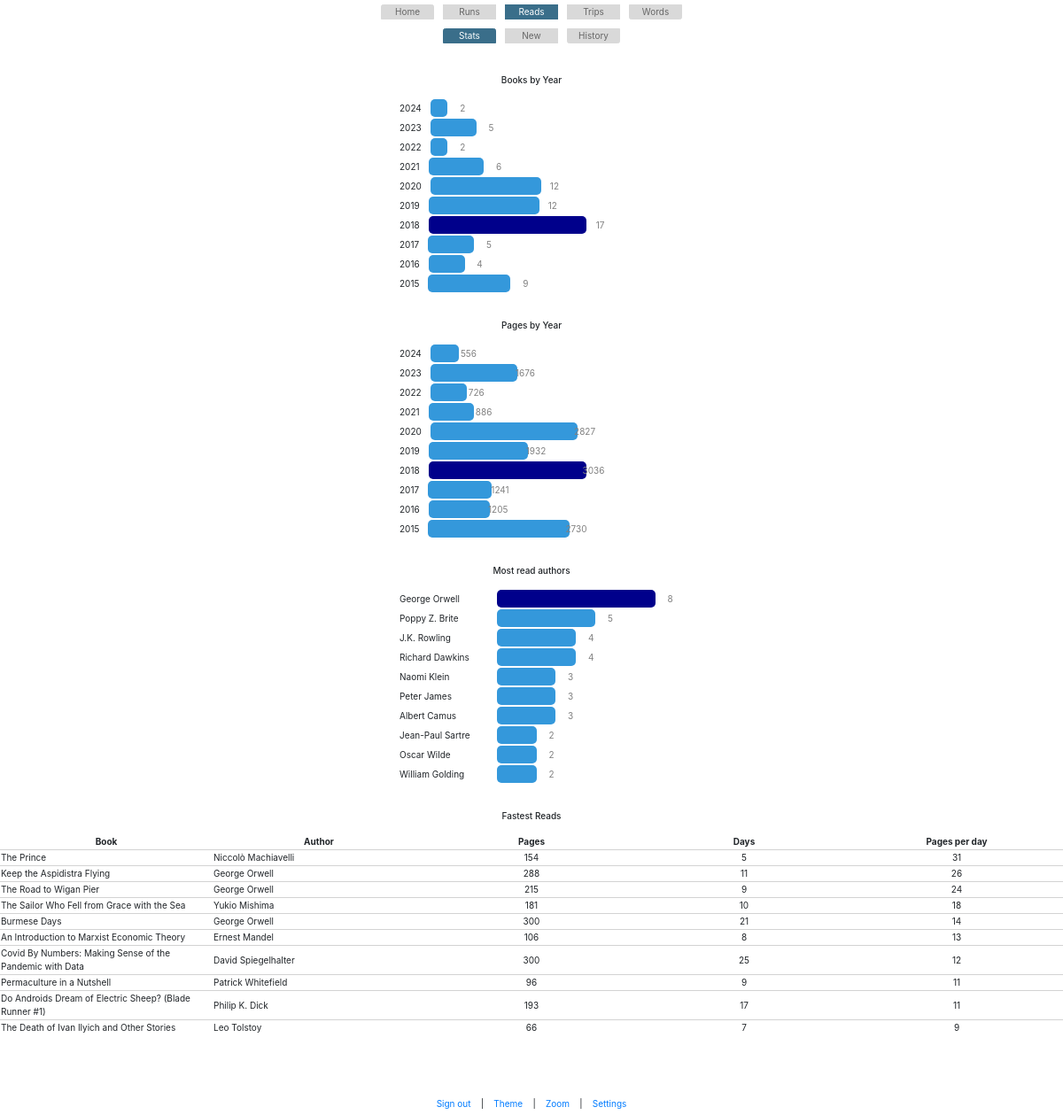
The app's page /reads/stats (signed in), older data.
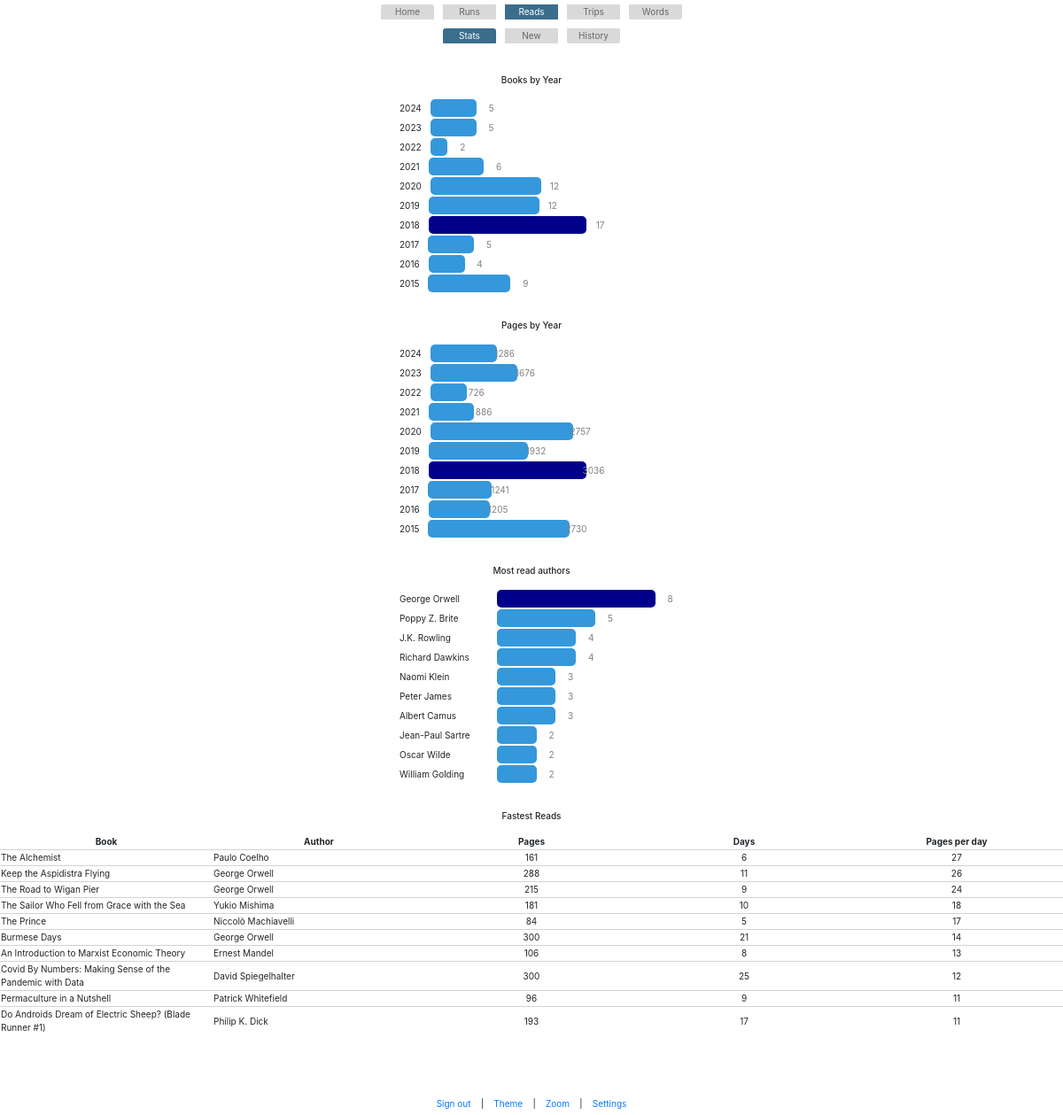
The same page, newer data.
### app.py (models this page shows)
class Books(db.Model):
    id = db.Column(db.Integer, primary_key=True)
    date_started = db.Column(db.String(20))
    date_ended = db.Column(db.String(20))
    title = db.Column(db.String(50))
    author = db.Column(db.String(50))
    pages = db.Column(db.Integer)
    category = db.Column(db.String(50))
    subcategory = db.Column(db.String(50))
    country = db.Column(db.String(50))
    my_rating = db.Column(db.Integer)
    publication_year = db.Column(db.Integer)
    date_added = db.Column(db.String(50))

### app.py (the view)
@app.route('/reads/stats', methods=['GET', 'POST'])
@login_required
def reads_stats():
    reads = Books.query.where(Books.subcategory != "manga")
    reads_years_array = [read.date_ended.split('-')[0] for read in reads]
    years_grouped = f.group_and_rank(reads_years_array,"FALSE", 10,"highest")
    pages_array = [read.pages for read in reads]
    pages_per_year = f.group_with_agg(reads_years_array, pages_array, 10, "sum", "whole","highest")
    authors = [read.author for read in reads]
    authors = f.group_and_rank(authors, "TRUE", 10, "highest")
    reads_with_time_difference = []  # List to store reads along with their time differences
    pages_per_day = []  # List to store reads along with their time differences
    for read in reads:
        time_difference = f.difference_in_dates(read.date_started, read.date_ended)
        if time_difference is not None:
            pages_per_day = int(round(read.pages / time_difference, 0))
            reads_with_time_difference.append((read, time_difference, pages_per_day))
    reads_with_time_difference.sort(key=lambda x: x[2], reverse=True)  # Sort based on pages_per_day
    sorted_reads = [(read, time_difference, pages_per_day) for read, time_difference, pages_per_day in reads_with_time_difference]
    top_10_fastest_reads = sorted_reads[:10]
    fastest_reads = [read for read in top_10_fastest_reads]
    return render_template('reads_stats.html', years_grouped=years_grouped, pages_per_year=pages_per_year,authors=authors,fastest_reads=fastest_reads)

### app.py (called while the page is built)
@login_manager.user_loader
def load_user(user_id):
    return User.query.get(int(user_id))

@app.before_request
def before_request():
    if not current_user.is_authenticated and request.endpoint not in ['login', 'static']:
        return redirect(url_for('login'))

### functions.py (called while the page is built)
def group_and_rank(categories, sort_by_count, top_number, highlight="highest"):
    category_counts = {}
    for category in categories:
        if category in category_counts:
            category_counts[category] += 1
        else:
            category_counts[category] = 1
    if sort_by_count == "TRUE":
        aggregated_array = sorted(list(category_counts.items()), key=lambda item: item[1], reverse=True)[:top_number]
    elif sort_by_count == "FALSE":
        aggregated_array = list(category_counts.items())
        aggregated_array = sorted(aggregated_array, key=lambda item: item[0], reverse=True)[:top_number]
    ranked_array = create_weights(aggregated_array, highlight)
    return ranked_array

def create_weights(data, highlight):
    max_val = max(val[1] for val in data)
    min_val = min(val[1] for val in data)
    weighted_data = []
    category = ""
    scale = 0.6
    for row in data:
        proportion = int((row[1]/max_val)*100)*scale
        if proportion == 100*scale:
            if highlight == "highest":
                category = "bar_High"
            else:
                category = "bar_Med"
        elif row[1] == min_val:
            if highlight == "lowest":
                category = "bar_High"
            else:
                category = "bar_Med"
        else:
             category = "bar_Med"
        weighted_row = [row[0], row[1], proportion, category]  # Include both original and proportion
        weighted_data.append(weighted_row)
    return weighted_data

def difference_in_dates(start_date, end_date):
    if len(start_date) != 10 or len(end_date) != 10:
         return None  # Return None if either start_date or end_date is missing
    start_datetime = datetime.strptime(start_date, '%Y-%m-%d')  # Convert start date string to datetime
    end_datetime = datetime.strptime(end_date, '%Y-%m-%d')  # Convert end date string to datetime
    time_difference = end_datetime - start_datetime  # Calculate time difference
    if time_difference.days > 0:
        print(start_date," ", end_date, " (" , time_difference.days, ")")
        return time_difference.days + 1  # Return time difference in days

### templates/reads_stats.html (shortened to what this page needs)
{% extends 'base.html' %}
{% block content %}
{% include 'base_reads.html' %}
<br/><br/>
<h6 class="center">Books by Year</h6>
<br/>
<div class="center">
    <div class="chart center">
    {% for year_books in years_grouped %}
        <div class="bar-container">
            <div class="small-label">{{year_books[0]}}</div>
            <div class="bar {{year_books[3]}}" style="width: {{year_books[2]}}%">
                <div class="value">{{year_books[1]}}</div>
            </div>
        </div>
    {% endfor %}
    </div>
</div>
<br/><br/>
<h6 class="center">Pages by Year</h6>
<br/>
<div class="center">
    <div class="chart center">
    {% for year_pages in pages_per_year %}
        <div class="bar-container">
            <div class="small-label">{{year_pages[0]}}</div>
            <div class="bar {{year_pages[3]}}" style="width: {{year_pages[2]}}%">
                <div class="value">{{year_pages[1]}}</div>
            </div>
        </div>
    {% endfor %}
    </div>
</div>
<br/><br/>
<h6 class="center">Most read authors</h6>
<br/>
<div class="chart center">
{% for author in authors %}
    <div class="bar-container">
        <div class="big-label">{{author[0]}}</div>
        <div class="bar {{author[3]}}" style="width: {{author[2]}}%">
            <div class="value">{{author[1]}}</div>
        </div>
    </div>
{% endfor %}
</div>
<br/><br/>
<h6 class="center">Fastest Reads</h6>
<br/>
<table class="trips_stats_table center">
            <tr>
                <th>Book</th>
                <th>Author</th>
                <th>Pages</th>
                <th>Days</th>
                <th>Pages per day</th>
            </tr>
    {% for f_read, time_difference, pages_per_day in fastest_reads %}
        <tr style="border-top: 1px solid lightgrey">
                <td class="left">{{ f_read.title }}</td>
                <td class="left">{{ f_read.author }}</td>
                <td>{{ f_read.pages }}</td>
                <td>{{ time_difference }}</td>
                <td>{{ pages_per_day }}</td>
        </tr>
    {% endfor %}
</table>
{% endblock %}

### templates/base.html (shortened to what this page needs)
<!DOCTYPE html>
<html lang="en">
<head>
    <link rel="stylesheet" href="{{ url_for('static', filename='bootstrap.min.css') }}">
    <link rel="stylesheet" href="{{ url_for('static', filename='my_override_style.css') }}">
</head>
<body>
    <div class="d-flex justify-content-center base_buttons">
        <nav>
        <ul class="list-group d-flex flex-row">
            <li class="m-2 list-group-item {% if request.endpoint == 'index' %}active{% endif %}"><a href="{{ url_for('index') }}">Home</a></li>
            <li class="m-2 list-group-item {% if 'runs' in request.endpoint %}active{% endif %}"><a href="{{ url_for('runs_stats') }}">Runs</a></li>
            <li class="m-2 list-group-item {% if 'reads' in request.endpoint %}active{% endif %}"><a href="{{ url_for('reads_stats') }}">Reads</a></li>
            <li class="m-2 list-group-item {% if 'trips' in request.endpoint %}active{% endif %}"><a href="{{ url_for('trips_stats') }}">Trips</a></li>
            <li class="m-2 list-group-item {% if 'words' in request.endpoint %}active{% endif %}"><a href="{{ url_for('words_stats') }}">Words</a></li>
        </ul>
        </nav>
    </div>
    <div>
        {% block content %}
        {% endblock %}
    </div>
    <br/>
    <br/>
    <br/>
    <div id="footer">
        <div class="footer_links">
            <a href="{{ url_for('logout') }}">Sign out</a>
            &nbsp;&nbsp;&nbsp;|&nbsp;&nbsp;&nbsp;
            <a href="#" id="toggle-theme">Theme</a>
            &nbsp;&nbsp;&nbsp;|&nbsp;&nbsp;&nbsp;
            <a href="#" id="toggle-zoom">Zoom</a>
            &nbsp;&nbsp;&nbsp;|&nbsp;&nbsp;&nbsp;
            <a href="{{ url_for('settings') }}">Settings</a>
        </div>
    </div>
    <br/>
    <br/>
    <br/>
</body>
</html>

### templates/base_reads.html
<div class="d-flex justify-content-center base_buttons">
    <ul class="list-group d-flex flex-row">
        <li class="list-group-item m-2 {% if 'stats' in request.endpoint %}active{% endif %}"><a href="{{ url_for('reads_stats') }}">Stats</a></li>
        <li class="list-group-item m-2 {% if 'new' in request.endpoint %}active{% endif %}"><a href="{{ url_for('reads_new') }}">New</a></li>
        <li class="list-group-item m-2 {% if 'history' in request.endpoint %}active{% endif %}"><a href="{{ url_for('reads_history') }}">History</a></li>
    </ul>
</div>

### static/my_override_style.css (style rules this page uses)
* { font-size: 6pt; }
body { display: none; }
@media screen and (min-width: 1000px) { * { font-size: 10px; } }
@media screen and (min-width: 1000px) { .list-group-item { padding: 0; } }
.center { text-align: center; margin: auto; }
.left { text-align: left; }
.trips_stats_table th, td { width: 16.7%; }
.trips_stats_table td { background: rgba(0,0,0,0); }
ul { list-style: none; }
li { width: 60px; text-align: center; }
.list-group-item.active { background-color: #3A6E8A; color: white; border-color: #3A6E8A; }
.list-group-item.active a { background-color: #3A6E8A; color: white; border-color: #3A6E8A; }
.list-group-item { background-color: #D9D9D9; color: #666666; border-color: #D9D9D9; }
.list-group-item a { background-color: #D9D9D9; color: #666666; border-color: #D9D9D9; }
.chart { width: 300px; }
.bar-container { display: flex; align-items: center; padding: 1px; min-width: 200px; }
.bar { height: 20px; border-radius: 5px; position: relative; }
.bar::before { content: attr(data-label); position: absolute; left: 10px; top: 50%; transform: translateY(-50%); color: #333; }
.value { position: absolute; right: -20px; top: 50%; transform: translateY(-50%); color: gray; }
.small-label { text-align: centre; font-size: 10px; margin-right: 10px; min-width: 20px; }
.big-label { text-align: left; font-size: 10px; margin-right: 10px; min-width: 100px; }
.bar_High { background-color: darkblue; }
.bar_Med { background-color: #3498db; }
td { vertical-align: middle; }
table { background-color:rgba(0, 0, 0, 0); }
th { background-color:rgba(0, 0, 0, 0); }
.footer_links { position: fixed; bottom: 0; padding-top: 5px; padding-bottom: 5px; background-color: white; width: 100%; text-align: center; }

Row changes from the older to the newer data that the page shows:
no longer on this page (row unchanged): Books: title "The Death of Ivan Ilyich and Other Stories", author "Leo Tolstoy", pages "66", time_difference "7", pages_per_day "9", shown under "Fastest Reads"
added Books: title "The Alchemist", author "Paulo Coelho", pages "161", time_difference "6", pages_per_day "27", shown under "Fastest Reads"
changed Books "The Prince": pages "154" → "84"; pages_per_day "31" → "17"; moves down the list
Text that changed along with them:
new list line: "2024 5"
new list line: "2024 1286"
new list line: "2020 2757"
list line gone: "2024 2"
list line gone: "2024 556"
list line gone: "2020 2827"
